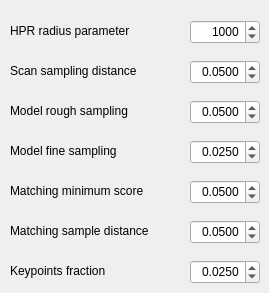
      <widget class="QWidget" name="tab_3">
       <attribute name="title">
        <string>Halcon</string>
       </attribute>
       <widget class="QLabel" name="label_28">
        <property name="geometry">
         <rect>
          <x>10</x>
          <y>220</y>
          <width>161</width>
          <height>21</height>
         </rect>
        </property>
        <property name="text">
         <string>Matching sample distance</string>
        </property>
       </widget>
       <widget class="QDoubleSpinBox" name="scan_sampling_distance_box">
        <property name="geometry">
         <rect>
          <x>190</x>
          <y>60</y>
          <width>70</width>
          <height>24</height>
         </rect>
        </property>
        <property name="toolTip">
         <string>Default value: 0.05</string>
        </property>
        <property name="alignment">
         <set>Qt::AlignRight|Qt::AlignTrailing|Qt::AlignVCenter</set>
        </property>
        <property name="decimals">
         <number>4</number>
        </property>
        <property name="minimum">
         <double>0.000000000000000</double>
        </property>
        <property name="maximum">
         <double>1.000000000000000</double>
        </property>
        <property name="singleStep">
         <double>0.001000000000000</double>
        </property>
        <property name="value">
         <double>0.050000000000000</double>
        </property>
       </widget>
       <widget class="QDoubleSpinBox" name="hpr_radius_box">
        <property name="geometry">
         <rect>
          <x>190</x>
          <y>20</y>
          <width>70</width>
          <height>24</height>
         </rect>
        </property>
        <property name="toolTip">
         <string>srtbdsf</string>
        </property>
        <property name="accessibleDescription">
         <string/>
        </property>
        <property name="alignment">
         <set>Qt::AlignRight|Qt::AlignTrailing|Qt::AlignVCenter</set>
        </property>
        <property name="decimals">
         <number>0</number>
        </property>
        <property name="minimum">
         <double>0.000000000000000</double>
        </property>
        <property name="maximum">
         <double>1000000.000000000000000</double>
        </property>
        <property name="singleStep">
         <double>1000.000000000000000</double>
        </property>
        <property name="value">
         <double>1000.000000000000000</double>
        </property>
       </widget>
       <widget class="QDoubleSpinBox" name="keypoints_fraction_box">
        <property name="geometry">
         <rect>
          <x>190</x>
          <y>260</y>
          <width>70</width>
          <height>24</height>
         </rect>
        </property>
        <property name="toolTip">
         <string>Default value: 0.025</string>
        </property>
        <property name="alignment">
         <set>Qt::AlignRight|Qt::AlignTrailing|Qt::AlignVCenter</set>
        </property>
        <property name="decimals">
         <number>4</number>
        </property>
        <property name="minimum">
         <double>0.000000000000000</double>
        </property>
        <property name="maximum">
         <double>1.000000000000000</double>
        </property>
        <property name="singleStep">
         <double>0.000100000000000</double>
        </property>
        <property name="value">
         <double>0.025000000000000</double>
        </property>
       </widget>
       <widget class="QDoubleSpinBox" name="model_rough_sampling_box">
        <property name="geometry">
         <rect>
          <x>190</x>
          <y>100</y>
          <width>70</width>
          <height>24</height>
         </rect>
        </property>
        <property name="toolTip">
         <string>Default value: 0.05</string>
        </property>
        <property name="alignment">
         <set>Qt::AlignRight|Qt::AlignTrailing|Qt::AlignVCenter</set>
        </property>
        <property name="decimals">
         <number>4</number>
        </property>
        <property name="minimum">
         <double>0.000000000000000</double>
        </property>
        <property name="maximum">
         <double>1.000000000000000</double>
        </property>
        <property name="singleStep">
         <double>0.001000000000000</double>
        </property>
        <property name="value">
         <double>0.050000000000000</double>
        </property>
       </widget>
       <widget class="QDoubleSpinBox" name="match_min_score_box">
        <property name="geometry">
         <rect>
          <x>190</x>
          <y>180</y>
          <width>70</width>
          <height>24</height>
         </rect>
        </property>
        <property name="toolTip">
         <string>Default value: 0.05</string>
        </property>
        <property name="alignment">
         <set>Qt::AlignRight|Qt::AlignTrailing|Qt::AlignVCenter</set>
        </property>
        <property name="decimals">
         <number>4</number>
        </property>
        <property name="minimum">
         <double>0.000000000000000</double>
        </property>
        <property name="maximum">
         <double>1.000000000000000</double>
        </property>
        <property name="singleStep">
         <double>0.000100000000000</double>
        </property>
        <property name="value">
         <double>0.050000000000000</double>
        </property>
       </widget>
       <widget class="QDoubleSpinBox" name="match_sample_distance_box">
        <property name="geometry">
         <rect>
          <x>190</x>
          <y>220</y>
          <width>70</width>
          <height>24</height>
         </rect>
        </property>
        <property name="toolTip">
         <string>Default value: 0.05</string>
        </property>
        <property name="alignment">
         <set>Qt::AlignRight|Qt::AlignTrailing|Qt::AlignVCenter</set>
        </property>
        <property name="decimals">
         <number>4</number>
        </property>
        <property name="minimum">
         <double>0.000000000000000</double>
        </property>
        <property name="maximum">
         <double>1.000000000000000</double>
        </property>
        <property name="singleStep">
         <double>0.000100000000000</double>
        </property>
        <property name="value">
         <double>0.050000000000000</double>
        </property>
       </widget>
       <widget class="QLabel" name="label_29">
        <property name="geometry">
         <rect>
          <x>10</x>
          <y>20</y>
          <width>151</width>
          <height>21</height>
         </rect>
        </property>
        <property name="text">
         <string>HPR radius parameter</string>
        </property>
       </widget>
       <widget class="QLabel" name="label_30">
        <property name="geometry">
         <rect>
          <x>10</x>
          <y>180</y>
          <width>151</width>
          <height>21</height>
         </rect>
        </property>
        <property name="text">
         <string>Matching minimum score</string>
        </property>
       </widget>
       <widget class="QLabel" name="label_31">
        <property name="geometry">
         <rect>
          <x>10</x>
          <y>260</y>
          <width>151</width>
          <height>21</height>
         </rect>
        </property>
        <property name="text">
         <string>Keypoints fraction</string>
        </property>
       </widget>
       <widget class="QLabel" name="label_32">
        <property name="geometry">
         <rect>
          <x>10</x>
          <y>140</y>
          <width>151</width>
          <height>21</height>
         </rect>
        </property>
        <property name="text">
         <string>Model fine sampling</string>
        </property>
       </widget>
       <widget class="QLabel" name="label_33">
        <property name="geometry">
         <rect>
          <x>10</x>
          <y>60</y>
          <width>151</width>
          <height>21</height>
         </rect>
        </property>
        <property name="text">
         <string>Scan sampling distance</string>
        </property>
       </widget>
       <widget class="QDoubleSpinBox" name="model_fine_sampling_box">
        <property name="geometry">
         <rect>
          <x>190</x>
          <y>140</y>
          <width>70</width>
          <height>24</height>
         </rect>
        </property>
        <property name="toolTip">
         <string>Default value: 0.025</string>
        </property>
        <property name="alignment">
         <set>Qt::AlignRight|Qt::AlignTrailing|Qt::AlignVCenter</set>
        </property>
        <property name="decimals">
         <number>4</number>
        </property>
        <property name="minimum">
         <double>0.000000000000000</double>
        </property>
        <property name="maximum">
         <double>1.000000000000000</double>
        </property>
        <property name="singleStep">
         <double>0.000100000000000</double>
        </property>
        <property name="value">
         <double>0.025000000000000</double>
        </property>
       </widget>
       <widget class="QLabel" name="label_34">
        <property name="geometry">
         <rect>
          <x>10</x>
          <y>100</y>
          <width>151</width>
          <height>21</height>
         </rect>
        </property>
        <property name="text">
         <string/>
        </property>
       </widget>
       <widget class="QLabel" name="label_35">
        <property name="geometry">
         <rect>
          <x>10</x>
          <y>100</y>
          <width>151</width>
          <height>21</height>
         </rect>
        </property>
        <property name="text">
         <string>Model rough sampling</string>
        </property>
       </widget>
      </widget>
